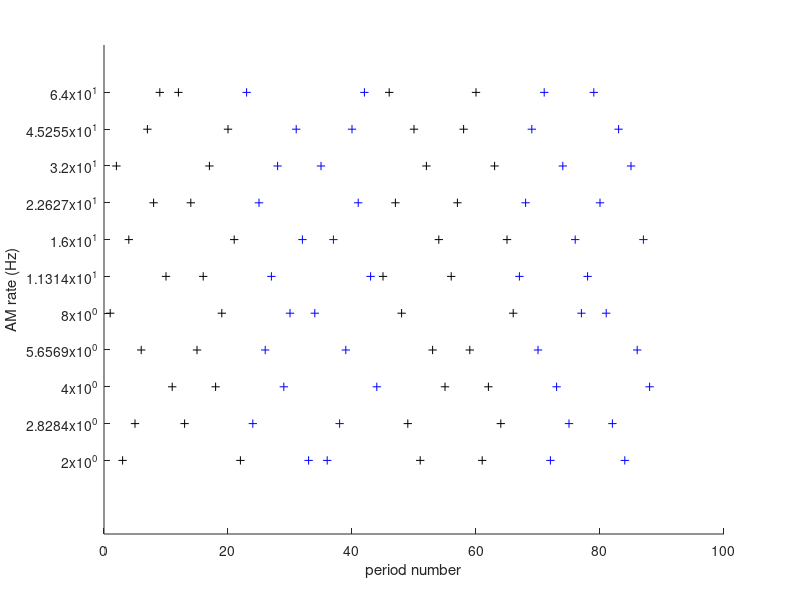

This chart was generated by the following MATLAB code: (Note: this script raises an error after producing the figure.)
function drafting_irreg_AM_chunks
% This stimulus recipe allows for 3 important criteria to be matched:
%
%   1) a few specific AM rate vector sequences (chunks) are repeated for
%   multiple (15) trials, allowing for psth and trial-to-trial variability
%   analyses.
%
%   2) the specific chunks can arrive either early or late in an irregular
%   segment, allowing us to look for adaptation on a constant physical
%   signal.
%
%   3) each unique AM rate (/period duration) is presented in several
%   diverse positions within an irregular sequence. ie, there are several
%   unique AM rates  preceeding it. this allows for a rough assessment of
%   details behind any observed hysteresis effects, or conditions for
%   non-linearities, and allows for an assessment of neural activity
%   related to irregularity as a condition, with less bias by responses
%   specific to an individual sequence.
%
%   weaknesses:
%   - there may not be enough randomized chunks, so analyses of adaptation
%   may be confounded by responses specific to the rate sequences
%   presented.
%
%   each unique rate value is presented 120 times in the irregular
%   condition.
%

% rng('shuffle')

AMrates = 2.^[1:0.5:6];  %2-64 Hz
periodic_rates = [2 4 8 16 32];

irreg_chunk_dur = 2*sum(1./AMrates);

try
    load('example_irregular_sequence.mat')
    
catch
    SATISFIED = zeros(size(AMrates));
    while all(SATISFIED==0)
        
        randChunkA = randperm(length(AMrates));
        randChunkB = randperm(length(AMrates));
        randChunkC = randperm(length(AMrates));
        randChunkD = randperm(length(AMrates));
        rateVec_idx = [randChunkA randChunkB randChunkC randChunkD];
        
        while any(abs(diff(rateVec_idx))<2) %ensure there are no stepwise increments
            randChunkA = randperm(length(AMrates));
            randChunkB = randperm(length(AMrates));
            randChunkC = randperm(length(AMrates));
            randChunkD = randperm(length(AMrates));
            rateVec_idx = [randChunkA randChunkB randChunkC randChunkD];
        end
        
        for ir = 1:numel(AMrates) %ensure that each individual rate follows a variety of preceding rates
            idxs=[]; idxs = find(rateVec_idx==ir);
            if numel(unique([ ir rateVec_idx(idxs(idxs~=1)-1) ])) == (1+numel(idxs(idxs~=1)))
                SATISFIED(ir) = 1;
            end
        end
        if any(SATISFIED==0) %if not all do, start over
            SATISFIED = zeros(size(AMrates));
        end
    end
end

% Final AM rate "segments"
rateVec1    = AMrates([randChunkA randChunkB]);
rateVec1REV = AMrates([randChunkB randChunkA]);
rateVec2    = AMrates([randChunkC randChunkD]);
rateVec2REV = AMrates([randChunkD randChunkC]);

% save('example_irregular_sequence','AMrates','randChunkA','randChunkB','randChunkC','randChunkD','-v7.3')

% Plot the AM rate sequences
figure; hold on
xstart = 0;
plot(xstart+1:xstart+length(rateVec1),rateVec1,'+k')
xstart = xstart+length(rateVec1);
plot(xstart+1:xstart+length(rateVec1REV),rateVec1REV,'+b')
xstart = xstart+length(rateVec1REV);
plot(xstart+1:xstart+length(rateVec2),rateVec2,'+k')
xstart = xstart+length(rateVec2);
plot(xstart+1:xstart+length(rateVec2REV),rateVec2REV,'+b')
set(gca,'yscale','log')
set(gca,'ytick',AMrates)
xlabel('period number')
ylabel('AM rate (Hz)')



%% Estimating stimulus time, number of trials for a session

ml_consumed = 2.5;%ml
ml_flowrate = 0.25;%ml/m
total_time = ml_consumed / ml_flowrate * 60;

n_irreg_trials = 22;
irreg_repeats_time = irreg_chunk_dur * 4 * n_irreg_trials;

n_periodic_rates = numel(periodic_rates);
n_periodic_trials = 22;
periodic_time = n_periodic_rates * irreg_chunk_dur * n_periodic_trials;

standard_stim_time = irreg_repeats_time + periodic_time


time_left_for_rand_irregs = total_time - standard_stim_time;
n_rand_irregs = time_left_for_rand_irregs/irreg_chunk_dur;



%% Piece together long AM vector for continuous sound stream

periodic_rates;
rateVec1   ;
rateVec1REV;
rateVec2;
rateVec2REV;

REGblocks = 1:numel(periodic_rates);
IRblocks  = numel(periodic_rates)+(1:2);

stim_array = strsplit(num2str(periodic_rates));
stim_array{end+1} = 'rateVec_';
stim_array{end+1} = 'rateVec_REV';

%%

transitions = [];

for ir = REGblocks([2 4])  %allows for 11 trials of each type of transition
    for ii = IRblocks
        transitions = [transitions; ir ii];
    end
end





%%

this_random_pick = REGblocks(round(1 + (length(REGblocks)-1).*rand(1,1)));
iblockVector = this_random_pick;
last_4_picks = nan(1,4);
last_4_picks(2) = 6;

while numel(iblockVector)< (n_periodic_trials*length(REGblocks) + n_irreg_trials*length(IRblocks))
    
    % Update scorekeepers
    last_4_picks(2:end) = last_4_picks(1:end-1);
    last_4_picks(1) = this_random_pick;
    
    while this_random_pick==last_4_picks(1)
        if last_4_picks(1) > max(REGblocks) %if last was IRREG, choose REG
            this_random_pick = REGblocks(round(1 + (length(REGblocks)-1).*rand(1,1)));
            
        elseif all(last_4_picks <= max(REGblocks)) %if all 4 last were REG, choose IRREG
            this_random_pick = IRblocks(round(1+(length(IRblocks)-1).*rand(1,1)));
            
        elseif any(last_4_picks <= max(REGblocks)) %if IRREG was one of previous 4 blocks, randomly select which is next
            
            choose_IR = rand(1,1);
            if choose_IR>=0.7 %select IR with 20% chance
                this_random_pick = IRblocks(round(1+(length(IRblocks)-1).*rand(1,1)));
            else
                this_random_pick = REGblocks(round(1 + (length(REGblocks)-1).*rand(1,1)));
            end
            
        end
        
    end
    
    iblockVector = [iblockVector this_random_pick];
    
    % Remove indices of blocks that have reached n trials
    
    
end

findIRs = find(iblockVector==6)


%%

select_periodic_blocks = repmat(REGblocks,1,n_periodic_trials);
select_periodic_blocks = select_periodic_blocks(randperm(length(select_periodic_blocks)));
select_irreg_blocks = repmat(IRblocks,1,n_irreg_trials);
select_irreg_blocks = select_irreg_blocks(randperm(length(select_irreg_blocks)));

% Get number of blocks for each condition
blockNratio = length(select_periodic_blocks)/length(select_irreg_blocks);
[N,D] = rat(blockNratio);

% Interleave regualr and irregular blocks
for isess = 1
    iblockVector = [];
    
    while numel(select_periodic_blocks)>=N && numel(select_irreg_blocks)>=D
        
        % Get indices for irregular blocks
        IRidx=[1,2];
        while any(abs(diff(IRidx))<2) %make sure not 2 consecutive irregular blocks
            IRidx = round(2 + (N+D-2).*rand(1,D));
        end
        
        REGidx = 1:(N+D);
        REGidx(IRidx)=[];
        
        add_blocks = nan(1,N+D);
        add_blocks(REGidx) = select_periodic_blocks(1:N);
        add_blocks(IRidx)  = select_irreg_blocks(1:D);
        
        % Add blocks
        iblockVector = [iblockVector add_blocks];
        
        % Remove
        select_periodic_blocks(1:N) = [];
        select_irreg_blocks(1:D) = [];
        
    end
    
    blockVector = stim_array(iblockVector);
    
end

iblockVector

rateVector



%% Questions

% is the range  2 - 64 Hz  broad enough? (specifically, to hit edges of
% units' rate tuning curves/MTFs)
% Joris fig 9: more or less, yes.


%%


periodic_durations = round(periodic_rates*irreg_chunk_dur).*(1./periodic_rates)

(periodic_durations - irreg_chunk_dur)*1000












